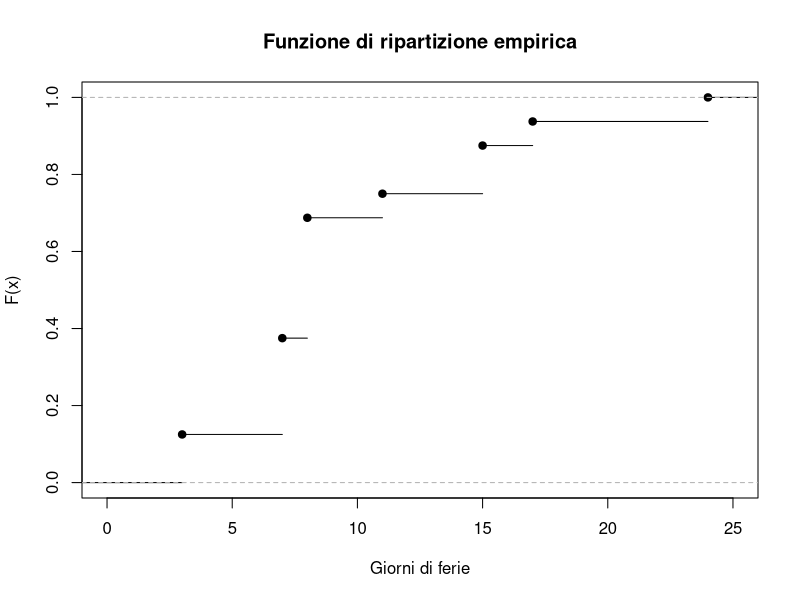
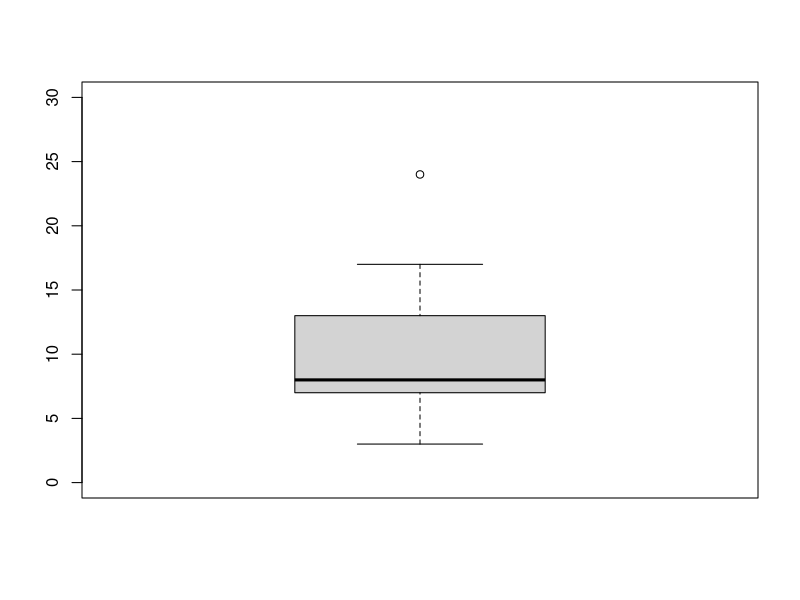
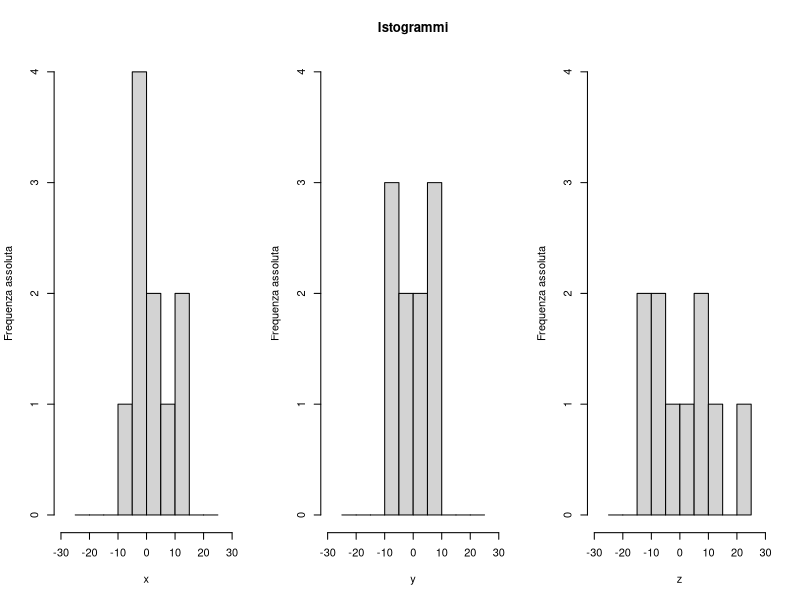

Write the R code that produced these figures, in order.
## ---- chunk 1
knitr::opts_chunk$set(echo = FALSE, fig.align = "center")
## ---- chunk 2
dati = c(rep(3,2),
         rep(7,4),
         rep(8,5),
         rep(11,1),
         rep(15,2),
         rep(17,1),
         rep(24,1))
rip = ecdf(dati)
plot(rip, xlab = "Giorni di ferie", ylab = "F(x)", main = "Funzione di ripartizione empirica", xlim = c(0,25))
## ---- chunk 3
dati = c(rep(3,2),
         rep(7,4),
         rep(8,5),
         rep(11,1),
         rep(15,2),
         rep(17,1),
         rep(24,1))
boxplot(dati, ylim = c(0,30))
## ---- chunk 4
x  = c(-1.65,-5.74,-0.84,-4.50,12.90,0.84,-4.73,7.89,10.72,4.40)
y = c(-5.34,-6.26,3.80,-2.15,-1.72,-7.35,6.84,5.92,1.72,7.76)
z = c(7.05, -0.43, -10.21, -5.44, -6.75, -12.33, 13.76, 21.51, 0.43, 6.14)

par(mfrow = c(1,3))
hist(x, ylim = c(0,4), xlim = c(-30,30), breaks = seq(-25,25,5), main = "", ylab = "Frequenza assoluta")
hist(y, ylim = c(0,4), xlim = c(-30,30), breaks = seq(-25,25,5), main = "Istogrammi", ylab = "Frequenza assoluta")
hist(z, ylim = c(0,4), xlim = c(-30,30), breaks = seq(-25,25,5), main = "", ylab = "Frequenza assoluta")
